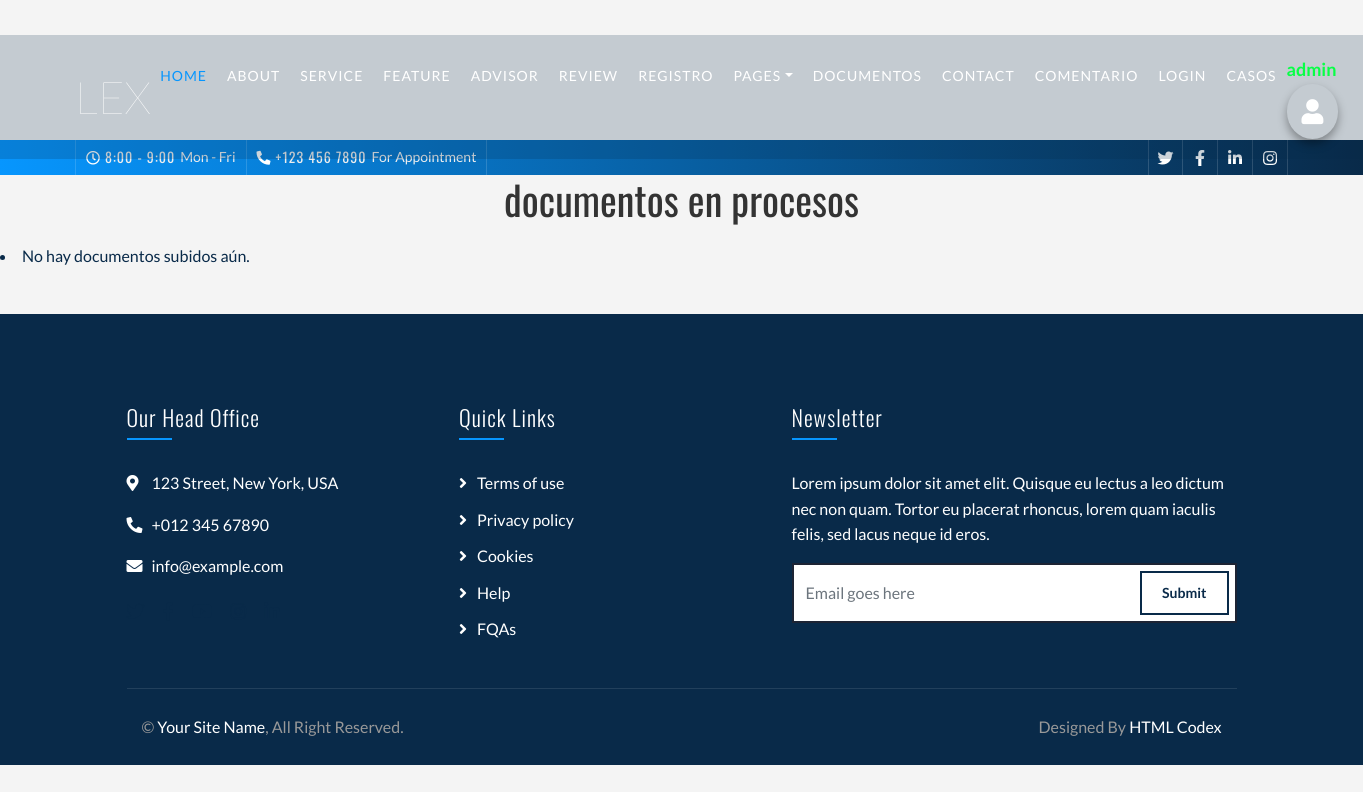
Before: /documents/ (signed in) with the older database file.
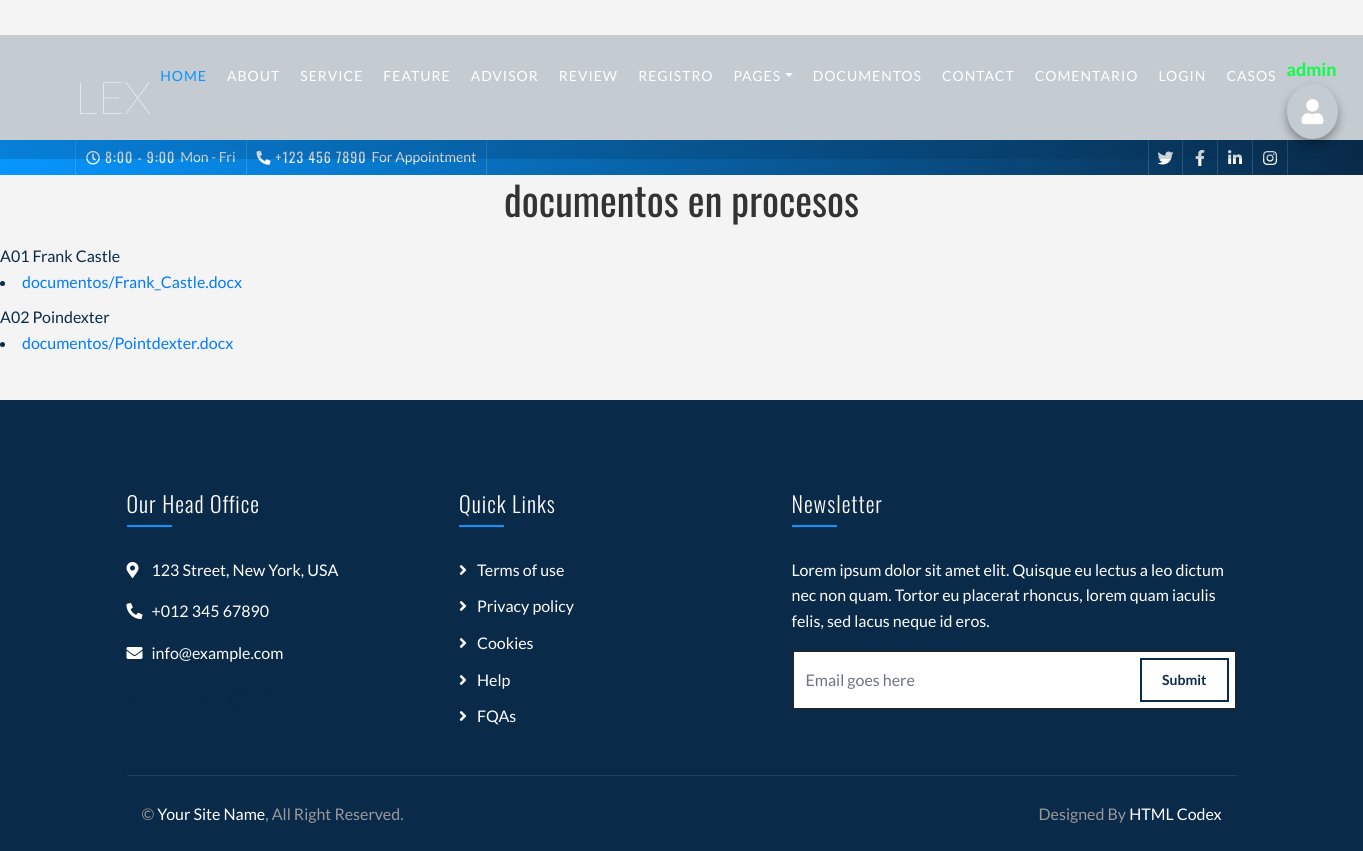
After: the same page with the newer database file.
### core/models.py (models this page shows, shortened)
class Documentos(models.Model):
    codigo = models.CharField(max_length=4, primary_key=True)
    nombre_caso = models.CharField(max_length=250)
    archivo = models.FileField(upload_to='documentos/')

### core/views.py (the view)
# urls.py: path('documents/', views.document_list, name='document_list'),
@login_required
def document_list(request):
    documents = Documentos.objects.all()
    return render(request, 'document_list.html', {'documents': documents})

### core/templates/document_list.html (shortened to what this page needs)
{% load static %}
<!DOCTYPE html>
<html lang="en">
<head>
    <link href="https://stackpath.bootstrapcdn.com/bootstrap/4.4.1/css/bootstrap.min.css" rel="stylesheet">
    <link href="https://cdnjs.cloudflare.com/ajax/libs/font-awesome/5.10.0/css/all.min.css" rel="stylesheet">
    <link href="{% static 'lib/animate/animate.min.css' %}" rel="stylesheet">
    <link href="{% static 'lib/owlcarousel/assets/owl.carousel.min.css' %}" rel="stylesheet">
    <link href="{% static 'css/style.css' %}" rel="stylesheet">
    <link href="{% static 'css/style_doumentos.css' %}" rel="stylesheet">
</head>
<body>
    {% include 'core/header.html' %}
    <h1> documentos en procesos </h1>
    {% for document in documents %}
    {{ document.codigo }} {{ document.nombre_caso }}
    <li><a href="{{ document.file }}" download="{{ document.archivo }}">{{ document.archivo }}</a></li>
{% empty %}
    <li>No hay documentos subidos aún.</li>
{% endfor %}
    {% include 'core/footer.html' %}
</body>
</html>

### core/templates/core/header.html (shortened to what this page needs)
 <div class="top-bar d-none d-md-block">
    <div class="container-fluid">
        <div class="row">
            <div class="col-md-8">
                <div class="top-bar-left">
                    <div class="text">
                        <i class="far fa-clock"></i>
                        <h2>8:00 - 9:00</h2>
                        <p>Mon - Fri</p>
                    </div>
                    <div class="text">
                        <i class="fa fa-phone-alt"></i>
                        <h2>+123 456 7890</h2>
                        <p>For Appointment</p>
                    </div>
                </div>
            </div>
            <div class="col-md-4">
                <div class="top-bar-right">
                    <div class="social">
                        <a href=""><i class="fab fa-twitter"></i></a>
                        <a href=""><i class="fab fa-facebook-f"></i></a>
                        <a href=""><i class="fab fa-linkedin-in"></i></a>
                        <a href=""><i class="fab fa-instagram"></i></a>
                    </div>
                </div>
            </div>
        </div>
    </div>
</div>
<div class="navbar navbar-expand-lg bg-dark navbar-dark">
    <div class="container-fluid">
        <a href="index.html" class="navbar-brand">Lex</a>
        <div class="collapse navbar-collapse justify-content-between" id="navbarCollapse">
            <div class="navbar-nav ml-auto">
                <a href="{% url 'home' %}" class="nav-item nav-link active">Home</a>
                <a href="{% url 'about' %}" class="nav-item nav-link">About</a>
                <a href="{% url 'service' %}" class="nav-item nav-link">Service</a>
                <a href="{% url 'feature' %}" class="nav-item nav-link">Feature</a>
                <a href="{% url 'advisor' %}" class="nav-item nav-link">Advisor</a>
                <a href="{% url 'review' %}" class="nav-item nav-link">Review</a>
                <a href="{% url 'registro' %}" class="nav-item nav-link">registro</a>
                <div class="nav-item dropdown">
                    <a href="#" class="nav-link dropdown-toggle" data-toggle="dropdown">Pages</a>
                </div>
                <a href="{% url 'document_list' %}" class="nav-item nav-link">documentos</a>
                <a href="{% url 'contact' %}" class="nav-item nav-link">Contact</a>
                <a href="{% url 'add_comment' %}" class="nav-item nav-link">comentario</a>
                <a href="{% url 'login'  %}" class="nav-item nav-link">Login</a>
                <a href="{% url 'subida_casos' %}" class="nav-item nav-link">Casos</a>
                <div class="ml-auto navbar-custom-icons">
                    {% if user.is_authenticated %}
                        <span class="user-name">{{ user.username }}</span>
                        <a class="text-white logout-icon" href="#" title="Cerrar sesión" onclick="event.preventDefault(); document.getElementById('logout-form').submit();"><i class="fas fa-user"></i></a>
                    {% else %}
                        <a class="text-white" href="{% url 'login' %}" title="Iniciar sesión"><i class="fas fa-user"></i></a>
                    {% endif %}
                </div>
            </div>
        </div>
    </div>
</div>

### core/templates/core/footer.html
<div class="footer">
    <div class="container">
        <div class="row">
            <div class="col-lg-7">
                <div class="row">
                    <div class="col-md-6">
                        <div class="footer-contact">
                            <h2>Our Head Office</h2>
                            <p><i class="fa fa-map-marker-alt"></i>123 Street, New York, USA</p>
                            <p><i class="fa fa-phone-alt"></i>+012 345 67890</p>
                            <p><i class="fa fa-envelope"></i>info@example.com</p>
                            <div class="footer-social">
                                <a href=""><i class="fab fa-twitter"></i></a>
                                <a href=""><i class="fab fa-facebook-f"></i></a>
                                <a href=""><i class="fab fa-youtube"></i></a>
                                <a href=""><i class="fab fa-instagram"></i></a>
                                <a href=""><i class="fab fa-linkedin-in"></i></a>
                            </div>
                        </div>
                    </div>
                    <div class="col-md-6">
                        <div class="footer-link">
                            <h2>Quick Links</h2>
                            <a href="">Terms of use</a>
                            <a href="">Privacy policy</a>
                            <a href="">Cookies</a>
                            <a href="">Help</a>
                            <a href="">FQAs</a>
                        </div>
                    </div>
                </div>
            </div>
            <div class="col-lg-5">
                <div class="footer-newsletter">
                    <h2>Newsletter</h2>
                    <p>
                        Lorem ipsum dolor sit amet elit. Quisque eu lectus a leo dictum nec non quam. Tortor eu placerat rhoncus, lorem quam iaculis felis, sed lacus neque id eros.
                    </p>
                    <div class="form">
                        <input class="form-control" placeholder="Email goes here">
                        <button class="btn">Submit</button>
                    </div>
                </div>
            </div>
        </div>
    </div>
    <div class="container copyright">
        <div class="row">
            <div class="col-md-6">
                <p>&copy; <a href="#">Your Site Name</a>, All Right Reserved.</p>
            </div>
            <div class="col-md-6">
                <p>Designed By <a href="https://htmlcodex.com">HTML Codex</a></p>
            </div>
        </div>
    </div>
</div>

### core/static/css/style_doumentos.css (style rules this page uses)
body { font-family: 'Lato', sans-serif; line-height: 1.6; background-color: #f4f4f4; color: #092a49; margin-top: 140px; padding: 0; }
h1 { text-align: center; margin-bottom: 20px; font-family: 'Oswald', sans-serif; font-weight: 400; color: #333; }
li { margin-bottom: 10px; }
a { color: #007bff; text-decoration: none; }

Changed rows visible on the page:
added Documentos: codigo "A01", nombre_caso "Frank Castle", archivo "documentos/Frank_Castle.docx"
added Documentos: codigo "A02", nombre_caso "Poindexter", archivo "documentos/Pointdexter.docx"
Other visible differences:
text no longer shown: "No hay documentos subidos aún."
